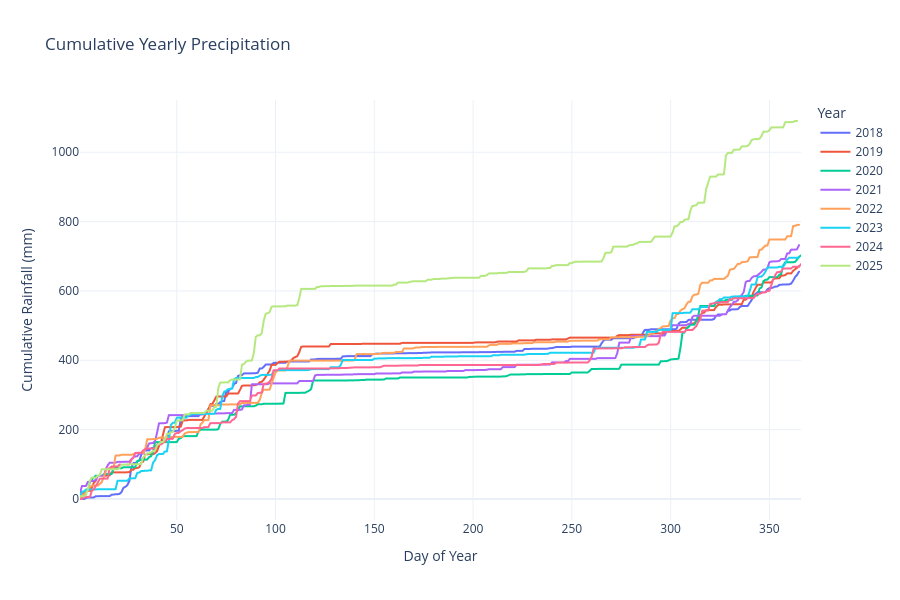

The cell this chart's notebook holds for it:
### Markdown cell above
# Plots

### Code cell
non_spectral_df["Year"] = non_spectral_df["Timestamp"].dt.year.astype(str) # Convert to string for discrete legend colors
non_spectral_df["doy"] = non_spectral_df["Timestamp"].dt.dayofyear

df_sorted = non_spectral_df.sort_values(["Year", "doy"])
df_sorted["cumulative_precipitation"] = df_sorted.groupby("Year")["precipitation"].cumsum()


fig = px.line(
    df_sorted, 
    x="doy", 
    y="cumulative_precipitation", 
    color="Year",
    title="Cumulative Yearly Precipitation",
    labels={"doy": "Day of Year", "cumulative_precipitation": "Cumulative Rainfall (mm)"},
    template="plotly_white",
    height=600
)

fig.update_layout(hovermode="x unified")

fig.show()

### Figure 1 — Plotly figure (JSON) as saved in the notebook; plotly's stock layout.template omitted (floating-point values rounded to 4 significant figures; data arrays with more than 128 entries replaced by an {"elided": "..."} marker saying what was removed)
{"data": [{"hovertemplate": "Year=2018<br>Day of Year=%{x}<br>Cumulative Rainfall (mm)=%{y}<extra></extra>", "legendgroup": "2018", "line": {"color": "#636efa", "dash": "solid"}, "marker": {"symbol": "circle"}, "mode": "lines", "name": "2018", "showlegend": true, "type": "scattergl", "x": {"elided": "365 int values"}, "xaxis": "x", "y": {"elided": "365 float values"}, "yaxis": "y"}, {"hovertemplate": "Year=2019<br>Day of Year=%{x}<br>Cumulative Rainfall (mm)=%{y}<extra></extra>", "legendgroup": "2019", "line": {"color": "#EF553B", "dash": "solid"}, "marker": {"symbol": "circle"}, "mode": "lines", "name": "2019", "showlegend": true, "type": "scattergl", "x": {"elided": "365 int values"}, "xaxis": "x", "y": {"elided": "365 float values"}, "yaxis": "y"}, {"hovertemplate": "Year=2020<br>Day of Year=%{x}<br>Cumulative Rainfall (mm)=%{y}<extra></extra>", "legendgroup": "2020", "line": {"color": "#00cc96", "dash": "solid"}, "marker": {"symbol": "circle"}, "mode": "lines", "name": "2020", "showlegend": true, "type": "scattergl", "x": {"elided": "366 int values"}, "xaxis": "x", "y": {"elided": "366 float values"}, "yaxis": "y"}, {"hovertemplate": "Year=2021<br>Day of Year=%{x}<br>Cumulative Rainfall (mm)=%{y}<extra></extra>", "legendgroup": "2021", "line": {"color": "#ab63fa", "dash": "solid"}, "marker": {"symbol": "circle"}, "mode": "lines", "name": "2021", "showlegend": true, "type": "scattergl", "x": {"elided": "365 int values"}, "xaxis": "x", "y": {"elided": "365 float values"}, "yaxis": "y"}, {"hovertemplate": "Year=2022<br>Day of Year=%{x}<br>Cumulative Rainfall (mm)=%{y}<extra></extra>", "legendgroup": "2022", "line": {"color": "#FFA15A", "dash": "solid"}, "marker": {"symbol": "circle"}, "mode": "lines", "name": "2022", "showlegend": true, "type": "scattergl", "x": {"elided": "365 int values"}, "xaxis": "x", "y": {"elided": "365 float values"}, "yaxis": "y"}, {"hovertemplate": "Year=2023<br>Day of Year=%{x}<br>Cumulative Rainfall (mm)=%{y}<extra></extra>", "legendgroup": "2023", "line": {"color": "#19d3f3", "dash": "solid"}, "marker": {"symbol": "circle"}, "mode": "lines", "name": "2023", "showlegend": true, "type": "scattergl", "x": {"elided": "365 int values"}, "xaxis": "x", "y": {"elided": "365 float values"}, "yaxis": "y"}, {"hovertemplate": "Year=2024<br>Day of Year=%{x}<br>Cumulative Rainfall (mm)=%{y}<extra></extra>", "legendgroup": "2024", "line": {"color": "#FF6692", "dash": "solid"}, "marker": {"symbol": "circle"}, "mode": "lines", "name": "2024", "showlegend": true, "type": "scattergl", "x": {"elided": "366 int values"}, "xaxis": "x", "y": {"elided": "366 float values"}, "yaxis": "y"}, {"hovertemplate": "Year=2025<br>Day of Year=%{x}<br>Cumulative Rainfall (mm)=%{y}<extra></extra>", "legendgroup": "2025", "line": {"color": "#B6E880", "dash": "solid"}, "marker": {"symbol": "circle"}, "mode": "lines", "name": "2025", "showlegend": true, "type": "scattergl", "x": {"elided": "364 int values"}, "xaxis": "x", "y": {"elided": "364 float values"}, "yaxis": "y"}], "layout": {"height": 600, "hovermode": "x unified", "legend": {"title": {"text": "Year"}, "tracegroupgap": 0}, "title": {"text": "Cumulative Yearly Precipitation"}, "xaxis": {"anchor": "y", "domain": [0, 1], "title": {"text": "Day of Year"}}, "yaxis": {"anchor": "x", "domain": [0, 1], "title": {"text": "Cumulative Rainfall (mm)"}}}}
